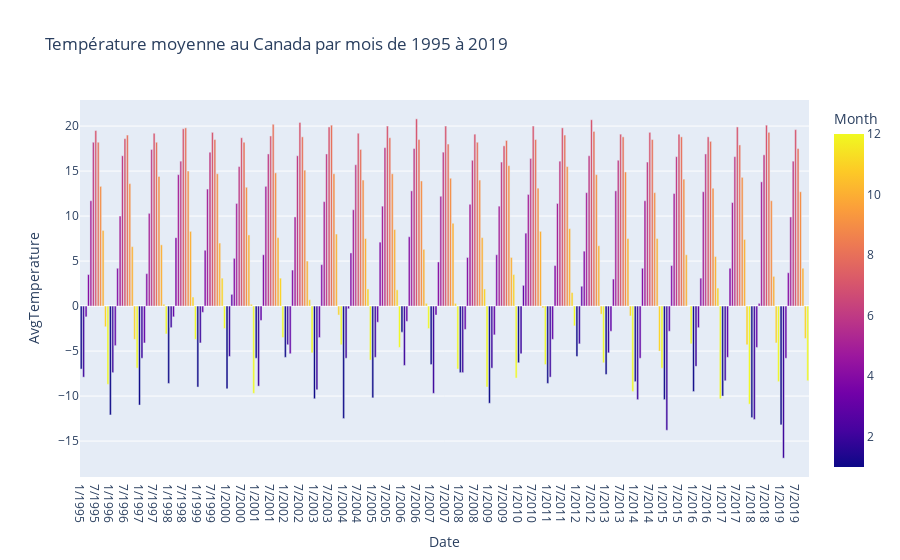

This figure's notebook cell:
### Markdown cell above
`Plotly`

### Code cell
fig = px.bar(df_canada, x = "Date", y = "AvgTemperature", title = 'Température moyenne au Canada par mois de 1995 à 2019', color = "Month")
fig.show()

### Figure 1 — Plotly figure (JSON) as saved in the notebook; plotly's stock layout.template omitted (floating-point values rounded to 4 significant figures; data arrays with more than 128 entries replaced by an {"elided": "..."} marker saying what was removed)
{"data": [{"alignmentgroup": "True", "hovertemplate": "Date=%{x}<br>AvgTemperature=%{y}<br>Month=%{marker.color}<extra></extra>", "legendgroup": "", "marker": {"color": {"elided": "300 int values"}, "coloraxis": "coloraxis", "pattern": {"shape": ""}}, "name": "", "offsetgroup": "", "orientation": "v", "showlegend": false, "textposition": "auto", "type": "bar", "x": {"elided": "300 str values"}, "xaxis": "x", "y": {"elided": "300 float values"}, "yaxis": "y"}], "layout": {"barmode": "relative", "coloraxis": {"colorbar": {"title": {"text": "Month"}}, "colorscale": [[0, "#0d0887"], [0.1111, "#46039f"], [0.2222, "#7201a8"], [0.3333, "#9c179e"], [0.4444, "#bd3786"], [0.5556, "#d8576b"], [0.6667, "#ed7953"], [0.7778, "#fb9f3a"], [0.8889, "#fdca26"], [1, "#f0f921"]]}, "legend": {"tracegroupgap": 0}, "title": {"text": "Température moyenne au Canada par mois de 1995 à 2019"}, "xaxis": {"anchor": "y", "domain": [0, 1], "title": {"text": "Date"}}, "yaxis": {"anchor": "x", "domain": [0, 1], "title": {"text": "AvgTemperature"}}}}
